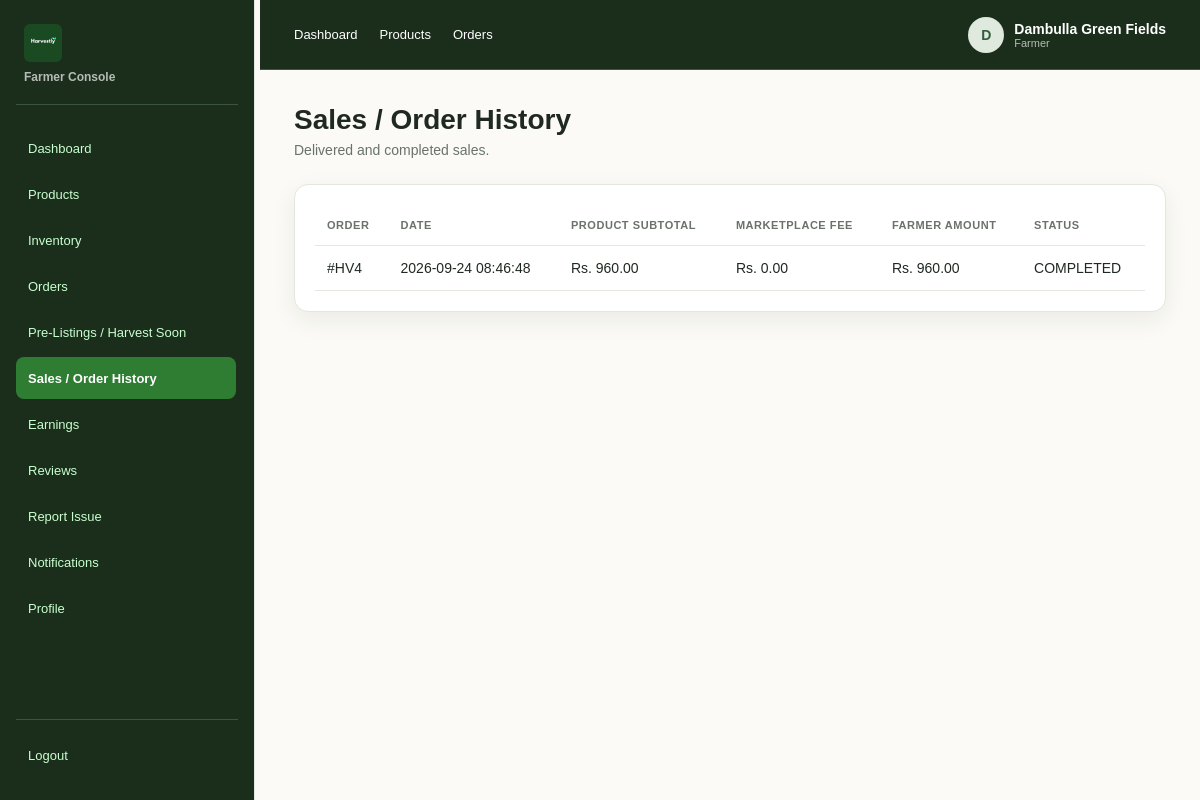
The app's page /index.php?page=farmer_sales (signed in) with its own data.
### tables this page shows
CREATE TABLE IF NOT EXISTS orders (
    order_id BIGINT UNSIGNED AUTO_INCREMENT PRIMARY KEY,
    buyer_id BIGINT UNSIGNED NOT NULL,
    farmer_id BIGINT UNSIGNED NOT NULL,
    source_type ENUM('NORMAL','PREORDER') NOT NULL DEFAULT 'NORMAL',

    recipient_name VARCHAR(120) NOT NULL,
    recipient_phone VARCHAR(25) NOT NULL,
    delivery_address_line1 VARCHAR(180) NOT NULL,
    delivery_address_line2 VARCHAR(180) NULL,
    delivery_city_town VARCHAR(100) NULL,
    delivery_postal_code VARCHAR(20) NULL,
    destination_district_id SMALLINT UNSIGNED NOT NULL,

    product_subtotal DECIMAL(12,2) NOT NULL DEFAULT 0.00,
    farmer_marketplace_fee DECIMAL(12,2) NOT NULL DEFAULT 0.00,
    buyer_service_fee DECIMAL(12,2) NOT NULL DEFAULT 0.00,
    delivery_fee DECIMAL(12,2) NOT NULL DEFAULT 0.00,
    grand_total DECIMAL(12,2) NOT NULL DEFAULT 0.00,

    order_status ENUM(
        'PENDING_PAYMENT','PAID','ACCEPTED','PREPARING','READY_FOR_DELIVERY',
        'PENDING_ASSIGNMENT','ASSIGNED','PICKED_UP','IN_TRANSIT','OUT_FOR_DELIVERY',
        'DELIVERED','COMPLETED','UNDELIVERABLE','REJECTED','CANCELLED'
    ) NOT NULL DEFAULT 'PENDING_PAYMENT',

    paid_at DATETIME NULL,
    accepted_at DATETIME NULL,
    ready_for_delivery_at DATETIME NULL,
    delivered_at DATETIME NULL,
    completed_at DATETIME NULL,
    review_deadline DATETIME NULL,
    cancelled_at DATETIME NULL,
    cancellation_reason VARCHAR(500) NULL,

    created_at TIMESTAMP NOT NULL DEFAULT CURRENT_TIMESTAMP,
    updated_at TIMESTAMP NOT NULL DEFAULT CURRENT_TIMESTAMP ON UPDATE CURRENT_TIMESTAMP,

    CONSTRAINT fk_order_buyer
        FOREIGN KEY (buyer_id) REFERENCES users(user_id),
    CONSTRAINT fk_order_farmer
        FOREIGN KEY (farmer_id) REFERENCES users(user_id),
    CONSTRAINT fk_order_destination_district
        FOREIGN KEY (destination_district_id) REFERENCES districts(district_id),

    KEY idx_order_buyer (buyer_id, created_at),
    KEY idx_order_farmer_status (farmer_id, order_status),
    KEY idx_order_status (order_status),
    KEY idx_order_destination (destination_district_id)
);

### View/Farmer/includes/auth.php (called while the page is built, shortened)
<?php
$role = strtolower((string)($_SESSION['role'] ?? ''));
$farmer_id = (isset($_SESSION['user_id']) && $role === 'farmer') ? (int)$_SESSION['user_id'] : 0;

### View/Farmer/sales.php (the view, shortened to what this page needs)
<?php
require 'includes/auth.php';
require 'includes/layout.php';
$st=$conn->prepare(
    "SELECT order_id,product_subtotal,farmer_marketplace_fee,order_status,created_at
    FROM orders
    WHERE farmer_id=? AND order_status
    IN ('DELIVERED','COMPLETED')
    ORDER BY created_at DESC"
);
$st->bind_param('i',$farmer_id);
$st->execute();
$rows=$st->get_result();
page_top('Sales History','sales');?>
<div class="page-title">
    <div>
        <h1>Sales / Order History</h1>
        <p>Delivered and completed sales.</p>
    </div>
</div>
<div class="card">
    <div class="table-wrap">
        <table class="table">
            <thead>
                <tr>
                    <th>Order</th>
                    <th>Date</th>
                    <th>Product Subtotal</th>
                    <th>Marketplace Fee</th>
                    <th>Farmer Amount</th>
                    <th>Status</th>
                </tr>
            </thead>
            <tbody>
                <?php while($r=$rows->fetch_assoc()):?>
                    <tr>
                        <td>#HV<?=$r['order_id']?></td>
                        <td><?=e($r['created_at'])?></td>
                        <td><?=money($r['product_subtotal'])?></td>
                        <td><?=money($r['farmer_marketplace_fee'])?></td>
                        <td><?=money($r['product_subtotal']-$r['farmer_marketplace_fee'])?></td>
                        <td><?=e($r['order_status'])?></td>
                    </tr>
                <?php endwhile;?>
            </tbody>
        </table>
    </div>
</div>

### css/Farmer/style.css (style rules this page uses)
:root { --green:#315f3b; --green2:#4f7d57; --mint:#e8f1e8; --cream:#fbfaf6; --ink:#1f2921; --muted:#69736a; --line:#e2e7df; --card:#fff; --danger:#b84b4b; --warn:#b67a18; --shadow:0 8px 24px rgba(31,41,33,.07) }
* { box-sizing:border-box }
body { margin:0; background:var(--cream); color:var(--ink); font-family:Arial,Helvetica,sans-serif; font-size:14px }
.page-title { display:flex; justify-content:space-between; gap:20px; align-items:flex-start; margin-bottom:26px }
.page-title h1 { margin:0 0 6px; font-size:28px }
.page-title p { margin:0; color:var(--muted) }
.card { background:var(--card); border:1px solid var(--line); border-radius:14px; padding:20px; box-shadow:var(--shadow) }
.table-wrap { overflow:auto }
.table { width:100%; border-collapse:collapse }
.table th,.table td { padding:14px 12px; border-bottom:1px solid var(--line); text-align:left; white-space:nowrap }
.table th { font-size:11px; text-transform:uppercase; color:var(--muted); letter-spacing:.05em }

### records on screen
orders: order_id "4", created_at "2026-09-24 08:46:48", product_subtotal "Rs. 960.00", farmer_marketplace_fee "Rs. 0.00", money($r['product_subtotal']-$r['farmer_marketplace_fee']) "Rs. 960.00", order_status "COMPLETED"

### other values on screen
substr($displayName, 0, 1) "D"
$displayName "Dambulla Green Fields"
